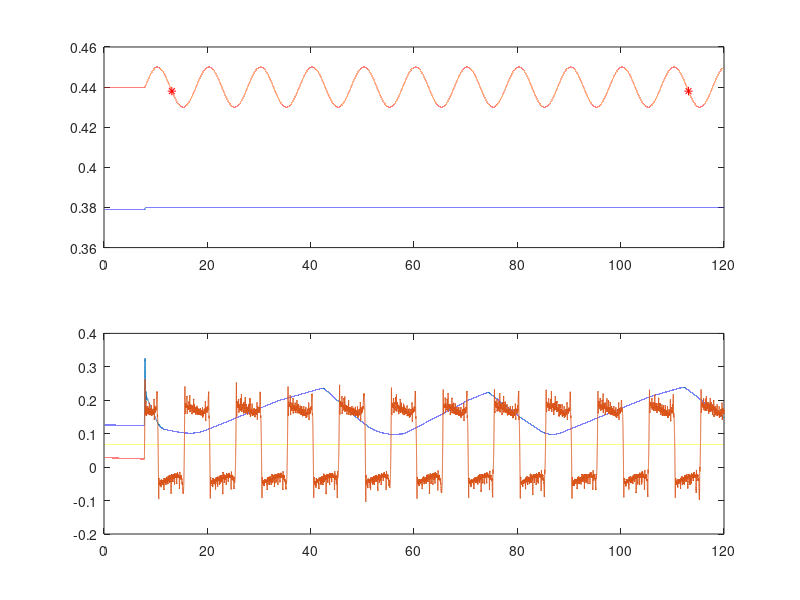

Write the MATLAB code that produced this figure. (Note: this script raises an error after producing the figure.)
clear all; close all; clc;
%%%%%%%%%%%%%%%%%%%%%%%%%%%%
% Fit gravity compensation %
%%%%%%%%%%%%%%%%%%%%%%%%%%%%


load data/sine_tr_up_up
joint = 2;
ref_0 = 0.439;
t_stop = 115;

% plot data
figure;
subplot(2,1,1); plot(time,ref);
subplot(2,1,2); plot(time,u);

% find start and end position
tstart = find(ref(:,joint)<ref_0-0.001,1,'first')
tend = find(ref(:,joint)>ref_0-0.001 & time<t_stop,1,'last')
subplot(2,1,1); hold all; 
plot(time(tstart),ref(tstart,joint),'r*',time(tend),ref(tend,joint),'r*');
% compute gravity term
u_g = mean(u(tstart:tend,joint))
subplot(2,1,2); hold all;
plot(time,ones(size(time)).*u_g);


%% simulate sine
load motion_Volt_angle
t = linspace(0,10,20).';
Fs = 0.1;
sine = 0.44+0.01*sin(t*Fs*2*pi);
q_num = spindle2_to_angle2(sine);
qd_num = [diff(q_num);0];
qdd_num = [diff(qd_num);0];
q1 = spindle1_to_angle0(0.38);

tau_model = zeros(size(t));
S_inv = inv(S);
for i=1:1:length(t)
    clc; i
    M_num = double(subs(M,[q;qd],[q1;q_num(i);0;qd_num(i)]));
    H_num = double(subs(H,[q;qd],[q1;q_num(i);0;qd_num(i)]));
    
    tau_tmp = S_inv*(M_num*[0;q_num(i)]+H_num);
    tau_model(i) = tau_tmp(2);
end

subplot(2,1,2); plot(t+10,tau_model);

all_grids_on();




